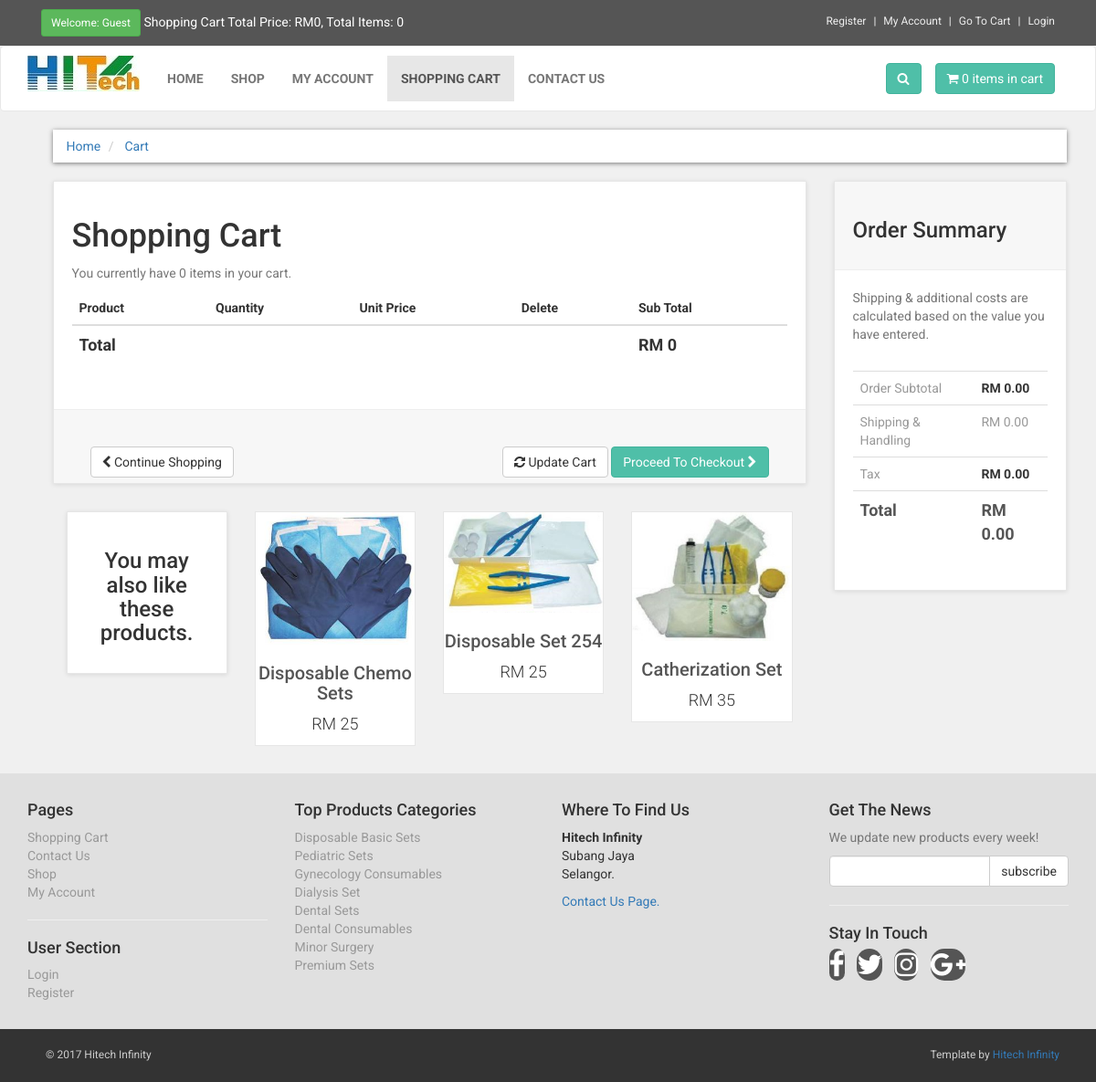
The app's page /cart.php with its own data.
### tables this page shows
CREATE TABLE `products` (
  `product_id` int(10) NOT NULL,
  `p_cat_id` int(10) NOT NULL,
  `cat_id` int(10) NOT NULL,
  `date` timestamp NOT NULL DEFAULT CURRENT_TIMESTAMP ON UPDATE CURRENT_TIMESTAMP,
  `product_title` text NOT NULL,
  `product_img1` text NOT NULL,
  `product_img2` text NOT NULL,
  `product_img3` text NOT NULL,
  `product_price` int(10) NOT NULL,
  `product_desc` text NOT NULL,
  `product_keywords` text NOT NULL
);

CREATE TABLE `product_categories` (
  `p_cat_id` int(10) NOT NULL,
  `p_cat_title` text NOT NULL,
  `p_cat_desc` text NOT NULL
);

### cart.php (the view, shortened to what this page needs)
<?php include ("includes/db.php"); ?>
<?php include ("functions/function.php"); ?>
<!DOCTYPE html>
<html>
<head>
<link href="styles/bootstrap.min.css" rel="stylesheet">
<link href="styles/style.css" rel="stylesheet">
<link href="font-awesome/css/font-awesome.min.css" rel="stylesheet">
</head>
<body>
<div id="top">
	<div class="container">
		<div class ="col-md-6 offer">
			<a href="#" class="btn btn-success btn-sm">
			<?php
			if (!isset($_SESSION['customer_email'])) {
				echo "Welcome: Guest";
			}
			else
			{
				echo "Welcome:" .$_SESSION['customer_email'] . "";
			}
			?>
			</a>
			<a href="#">
			Shopping Cart Total Price: <?php total_price(); ?>, Total Items: <?php items(); ?>
			</a>
				</div>
				<div class="col-md-6">
				<ul class="menu">
					<li>
						<a href="customer_register.php">
							Register
						</a>
					</li>
					<li>
						<?php
						if(!isset($_SESSION['customer_email'])){
						echo "<a href='checkout.php' >My Account</a>";
						}
						else{
						echo "<a href='customer/my_account.php?my_orders'>My Account</a>";
						}
						?>
					</li>
					<li>
						<a href="cart.php">
							Go To Cart
						</a>
					</li>
					<li>
						<?php
							if (!isset($_SESSION['customer_email'])) {
								echo "<a href='checkout.php'>Login</a>";
							}
							else{
								echo "<a href='logout.php'>Logout</a>";
							}
						?>
					</li>
				</ul>
				</div>
	</div>
</div>
<div class="navbar navbar-default" id="navbar">
	<div class="container">
		<div class="navbar-header">
			<a class="navbar-brand home" href="index.php">
				<img src="images/logo.jpg"alt="Hitech" class="hidden-xs">
			</a>
		</div>
			<div class="navbar-collapse collapse" id="navigation">
				<div class="padding-nav">
					<ul class="nav navbar-nav navbar-left">
						<li>
							<a href="index.php">Home</a>
						</li>
						<li>
							<a href="shop.php">Shop</a>
						</li>
						<li>
							<?php
						if(!isset($_SESSION['customer_email'])){
						echo "<a href='checkout.php' >My Account</a>";
						}
						else{
						echo "<a href='customer/my_account.php?my_orders'>My Account</a>";
						}
						?>
						</li>
						<li class="active">
							<a href="cart.php">Shopping Cart</a>
						</li>
						<li>
							<a href="contact.php">Contact Us</a>
						</li>
					</ul>
				</div>
					<a class="btn btn-primary navbar-btn right" href="cart.php">
						<i class="fa fa-shopping-cart"></i>
						<span><?php items(); ?> items in cart</span>
					</a>
					<div class="navbar-collapse collapse right">
						<button class="btn navbar-btn btn-primary" type="button" data-toggle="collapse" data-target="#search">
							<i class="fa fa-search"></i>
						</button>
					</div>
			</div>
	</div>
</div>
<div id="content">
	<div class="container">
		<div class="col-md-12">
			<ul class="breadcrumb">
				<li>
					<a href="index.php">Home</a>
				</li>
				<li>
					<a href="index.php">Cart</a>
				</li>
			</ul>
		</div>
		<div class="col-md-9" id="cart">
			<div class="box">
				<form action="cart.php" method="post" enctype="multipart-form-data">
					<h1>Shopping Cart</h1>
					<?php
						$ip_add = getRealUserIp();
						$select_cart = "select * from cart where ip_add='$ip_add'";
						$run_cart = mysqli_query($con, $select_cart);
						$count = mysqli_num_rows($run_cart);
					?>
					<p class="text-muted">You currently have <?php echo $count; ?> items in your cart.</p>
						<div class="table-responsive">
							<table class="table">
								<thead>
									<tr>
										<th colspan="2">Product</th>
										<th>Quantity</th>
										<th>Unit Price</th>
										<th colspan="1">Delete</th>
										<th colspan="2">Sub Total</th>
									</tr>
								</thead>
										<?php
											$total = 0;
										?>
									<tfoot>
										<tr>
											<th colspan="5">Total</th>
											<th colspan="2">RM <?php echo $total; ?></th>
										</tr>
									</tfoot>
							</table>
						</div>
						<div class="box-footer">
							<div class="pull-left">
								<a href="index.php" class="btn btn-default">
									<i class="fa fa-chevron-left"></i> Continue Shopping
								</a>
							</div>
								<div class="pull-right">
									<button class="btn btn-default" type="submit" name="update" value="Update Cart">
										<i class="fa fa-refresh"></i> Update Cart
									</button>
<a href="checkout.php" class="btn btn-primary">
Proceed To Checkout <i class="fa fa-chevron-right"></i>
</a>
								</div>
						</div>
				</form>
			</div>
<div id="row same-height-row">
	<div class="col-md-3 col-sm-6">
		<div class="box same-height headline">
			<h3 class="text-center">You may also like these products.</h3>
		</div>
	</div>
<?php
$get_products = "select * from products order by rand() LIMIT 0,3";
$run_products = mysqli_query($con, $get_products);
while ($row_products=mysqli_fetch_array($run_products)) {
	$pro_id = $row_products['product_id'];
	$pro_title = $row_products['product_title'];
	$pro_price = $row_products['product_price'];
	$pro_img1 = $row_products['product_img1'];
	echo "
<div class='center-responsive col-md-3 col-sm-6 ' >
<div class='product same-height' >
<a href='details.php?pro_id=$pro_id' >
<img src='admin_area/product_images/$pro_img1' class='img-responsive' >
</a>
<div class='text' >
<h3><a href='details.php?pro_id=$pro_id' >$pro_title</a></h3>
<p class='price' >RM $pro_price</p>
</div>
</div>
</div>
";
}
?>
	</div>
		</div>
		<div class="col-md-3">
			<div class="box" id="order-summary">
				<div class="box-header">
					<h3>Order Summary</h3>
				</div>
					<p class="text-muted">
						Shipping & additional costs are calculated based on the value you have entered.
					</p>
				<div class="table-responsive">
					<table class="table">
						<tbody>
							<tr>
								<td>Order Subtotal</td>
								<th>RM <?php echo $total; ?>.00</th>
							</tr>
							<tr>
								<td>Shipping & Handling</td>
								<td>RM 0.00</td>
							</tr>
							<tr>
								<td>Tax</td>
								<th>RM 0.00</th>
							</tr>
							<tr class="total">
								<td>Total</td>
								<th>RM <?php echo $total; ?>.00</th>
							</tr>
						</tbody>
					</table>
				</div>
			</div>
		</div>
		</div>
	</div>
	<?php
	include ("includes/footer.php")
	?>
	</body>
	</html>

### includes/footer.php (shortened to what this page needs)
<div id="footer">
	<div class="container">
		<div class="row">
			<div class="col-md-3 col-sm-6">
				<h4>Pages</h4>
				<ul>
					<li><a href="cart.php">Shopping Cart</a></li>
					<li><a href="contact.php">Contact Us</a></li>
					<li><a href="shop.php">Shop</a></li>
					<li><?php
						if(!isset($_SESSION['customer_email'])){
						echo "<a href='checkout.php' >My Account</a>";
						}
						else{
						echo "<a href='customer/my_account.php?my_orders'>My Account</a>";
						}
						?></li>
				</ul>
				<hr>
				<h4>User Section</h4>
				<ul>
					<li>
						<?php
						if(!isset($_SESSION['customer_email'])){
						echo "<a href='checkout.php' >Login</a>";
						}
						else{
						echo "<a href='customer/my_account.php?my_orders'>My Account</a>";
						}
						?>
					</li>
					<li><a href="customer_register.php">Register</a></li>
				</ul>
			</div>
			<div class="col-md-3 col-sm-6">
				<h4>Top Products Categories</h4>
					<ul>
						<?php
							$get_p_cats = "select * from product_categories";
							$run_p_cats = mysqli_query($con, $get_p_cats);
							while ($row_p_cats = mysqli_fetch_array($run_p_cats)) {
								$p_cat_id = $row_p_cats['p_cat_id'];
								$p_cat_title = $row_p_cats['p_cat_title'];
								echo "
									<li><a href='shop.php?p_cat=$p_cat_id'> $p_cat_title</a></li>
								";
							}
						?>
					</ul>
			</div>
			<div class="col-md-3 col-sm-6">
				<h4>Where To Find Us</h4>
				<p>
					<strong>Hitech Infinity</strong>
					<br>Subang Jaya
					<br>Selangor.
				</p>
				<a href="contact.php">Contact Us Page.</a>
			</div>
			<div class="col-md-3 col-sm-6">
				<h4>Get The News</h4>
				<p class="text-muted">
					We update new products every week!
				</p>
				<form action="" method="post">
					<div class="input-group">
						<input type="text" class="form-control" name="email">
							<span class="input-group-btn">
								<input type="submit" value="subscribe" class="btn btn-default">
							</span>
					</div>
				</form>
				<hr>
				<h4>Stay In Touch</h4>
				<p class="social">
					<a href="#"><i class="fa fa-facebook"></i></a>
					<a href="#"><i class="fa fa-twitter"></i></a>
					<a href="#"><i class="fa fa-instagram"></i></a>
					<a href="#"><i class="fa fa-google-plus"></i></a>
				</p>
			</div>
		</div>
	</div>
</div>
<div id="copyright">
	<div class="container">
		<div class="col-md-6">
			<p class="pull-left">&copy; 2017 Hitech Infinity</p>
		</div>
			<div class="col-md-6">
				<p class="pull-right">
					Template by <a href="#">Hitech Infinity</a>
				</p>
			</div>
	</div>
</div>

### styles/style.css (style rules this page uses)
body { font-family: "Roboto", Helvetica, Arial, sans-serif; font-size: 14px; line-height: 1.42857143; color: #333333; background-color: #f0f0f0; overflow-x: hidden; }
#top { background: #555555; padding: 10px 0; }
#top a { color: #fff; }
#top ul.menu { padding-top: 5px; margin: 0; text-align: right; font-size: 12px; list-style: none; }
#top ul.menu > li { display: inline-block; }
#top ul.menu > li a { color: #eeeeee; }
#top ul.menu > li + li:before { content: "|\00a"; padding: 0 5px; color: #f7f7f7; }
.navbar { background: white; }
.navbar-collapse .right { float: right; }
.navbar-brand { float: left; padding: 10px 15px; font-size: 18px; line-height: 20px; height: 70px; }
.navbar ul.nav > li > a { text-transform: uppercase; font-weight: bold; font-size: 14px; }
.padding-nav { padding-top: 10px; }
.btn-primary { color: rgb(255, 255, 255); background-color: rgb(79, 191, 168); border-color: rgb(65, 179, 156); }
.box { background: #fff; margin: 0 0 30px; border: solid 1px #e6e6e6; box-sizing: border-box; padding: 20px; box-shadow: 0 1px 5px rgb(0, 0, 0, 0.1); }
#content { padding-left: 25px; }
#content .product { background: #fff; border: solid 1px #e6e6e6; box-sizing: border-box; margin-bottom: 30px; }
#content .product .text p.price { font-size: 18px; text-align: center; font-weight: 300; }
#content .product .text h3 { text-align: center; font-size: 20px; }
#content .product .text h3 a { color: rgb(85, 85, 85); }
.breadcrumb { padding: 8px 15px; margin-bottom: 20px; background-color: #ffffff; border-radius: 0; box-shadow: 0 1px 5px rgba(0, 0, 0, 0.5); }
#content #cart .table tfoot { font-size: 18px; }
.box .box-footer { background: #f7f7f7; margin: 30px -20px -20px; padding: 40px; border-top: solid 1px #eeeeee; }
.box .box-footer:before, .box .box-footer:after, { content: " "; display: table; }
.box .box-footer:after { clear: both; }
.box .box-header { background: #f7f7f7; margin: -20px -20px 20px; padding: 20px; border-bottom: solid 1px #eeeeee; }
#content #order-summary table { margin-top: 20px; }
#content #order-summary table td { color: #999999; }
#content #order-summary table tr.total td, #content #order-summary table tr.total th { font-size: 18px; color: #555555; font-weight: 700; }
#footer { background: #e0e0e0; padding: 20px 0; }
#footer ul { padding-left: 0; list-style: none; }
#footer ul a { color: #999999; padding: 20px 0; }
#footer .social { text-align: left; }
#footer .social a { margin: 0 10px 0 0; color: #fff; display: inline; width: 30px; height: 30px; border-radius: 15px; line-height: 30px; font-size: 30px; text-align: center; transition: all 0.2s ease-out; vertical-align: bottom; background-color: #555555; }
#copyright { padding: 20px; background: #333; font-size: 12px; color: #ccc; }
#copyright p { margin: 0; }

### records on screen
products: product_img1 (picture), product_title "Disposable Chemo Sets", product_price "25"
products: product_img1 (picture), product_title "Disposable Set 254", product_price "25"
products: product_img1 (picture), product_title "Catherization Set", product_price "35"
product_categories: p_cat_title "Disposable Basic Sets"
product_categories: p_cat_title "Pediatric Sets"
product_categories: p_cat_title "Gynecology Consumables"
product_categories: p_cat_title "Dialysis Set"
product_categories: p_cat_title "Dental Sets"
product_categories: p_cat_title "Dental Consumables"
product_categories: p_cat_title "Minor Surgery"
product_categories: p_cat_title "Premium Sets"

### other values on screen
$total "0"
$count_items "0 0"
$count "0"
